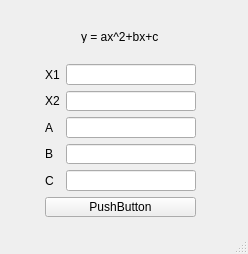
<?xml version="1.0" encoding="UTF-8"?>
<ui version="4.0">
 <class>EnterDataWindow</class>
 <widget class="QMainWindow" name="EnterDataWindow">
  <property name="geometry">
   <rect>
    <x>0</x>
    <y>0</y>
    <width>248</width>
    <height>254</height>
   </rect>
  </property>
  <property name="windowTitle">
   <string>Окно ввода данных</string>
  </property>
  <property name="toolTipDuration">
   <number>-1</number>
  </property>
  <widget class="QWidget" name="centralwidget">
   <widget class="QLabel" name="formula">
    <property name="geometry">
     <rect>
      <x>81</x>
      <y>30</y>
      <width>79</width>
      <height>13</height>
     </rect>
    </property>
    <property name="text">
     <string>y = ax^2+bx+c</string>
    </property>
   </widget>
   <widget class="QWidget" name="gridLayoutWidget">
    <property name="geometry">
     <rect>
      <x>40</x>
      <y>60</y>
      <width>159</width>
      <height>159</height>
     </rect>
    </property>
    <layout class="QGridLayout" name="gridLayout" rowminimumheight="0,0,0,0,0,0">
     <property name="leftMargin">
      <number>5</number>
     </property>
     <property name="topMargin">
      <number>4</number>
     </property>
     <property name="rightMargin">
      <number>3</number>
     </property>
     <property name="bottomMargin">
      <number>2</number>
     </property>
     <item row="2" column="1">
      <widget class="QLineEdit" name="aLine"/>
     </item>
     <item row="0" column="1">
      <widget class="QLineEdit" name="x1Line"/>
     </item>
     <item row="1" column="1">
      <widget class="QLineEdit" name="x2Line"/>
     </item>
     <item row="1" column="0">
      <widget class="QLabel" name="label_2">
       <property name="text">
        <string>X2</string>
       </property>
      </widget>
     </item>
     <item row="0" column="0">
      <widget class="QLabel" name="label">
       <property name="text">
        <string>X1</string>
       </property>
      </widget>
     </item>
     <item row="3" column="0">
      <widget class="QLabel" name="label_4">
       <property name="text">
        <string>B</string>
       </property>
      </widget>
     </item>
     <item row="3" column="1">
      <widget class="QLineEdit" name="bLine"/>
     </item>
     <item row="4" column="1">
      <widget class="QLineEdit" name="cLine"/>
     </item>
     <item row="2" column="0">
      <widget class="QLabel" name="label_3">
       <property name="text">
        <string>A</string>
       </property>
      </widget>
     </item>
     <item row="4" column="0">
      <widget class="QLabel" name="label_5">
       <property name="text">
        <string>C</string>
       </property>
      </widget>
     </item>
     <item row="5" column="0" colspan="2">
      <widget class="QPushButton" name="executeButton">
       <property name="text">
        <string>PushButton</string>
       </property>
      </widget>
     </item>
    </layout>
   </widget>
  </widget>
  <widget class="QStatusBar" name="statusbar"/>
 </widget>
 <resources/>
 <connections/>
</ui>
